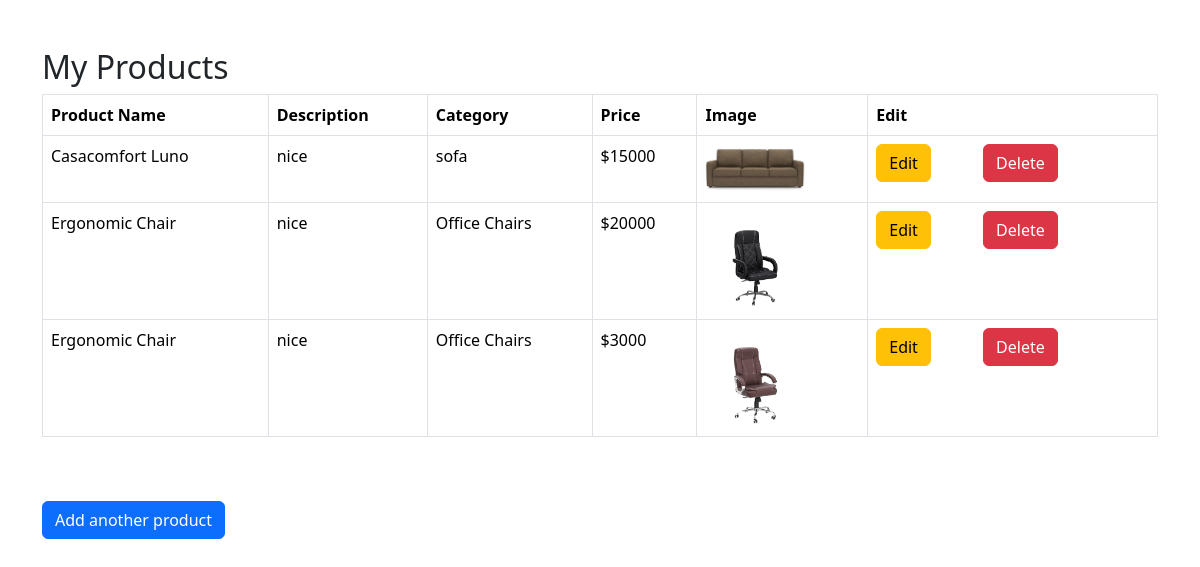
Page /productlist (signed in) on the committed database.
### account/models.py (models this page shows, shortened)
class Product(models.Model):
    product_name = models.CharField(max_length=100)
    desc = models.CharField(max_length=300)
    option=(
        ('Bed and Matress','Bed and Matress'),
        ('Cofee Table', 'Coffe Table'),
        ('Cupboards','Cupboards'),
        ('Office Chairs','Office Chairs'),
        ('Sofa','sofa')
    )
    category = models.CharField(max_length=100, choices=option)
    price = models.PositiveIntegerField()
    image = models.ImageField(upload_to='product_images')
    user = models.ForeignKey(User,on_delete=models.CASCADE)

### customer/views.py (the view)
# urls.py: path('productlist',UserProductListView.as_view(),name='productlist'),
@method_decorator(decorators,name='dispatch')
class UserProductListView(ListView):
    model = Product
    template_name = 'product_list.html'
    context_object_name = 'products'
    def get_queryset(self):
        return Product.objects.filter(user=self.request.user)

### customer/views.py (called while the page is built)
def signin_required(fn):
    def inner(request,*args,**kwargs):
        if request.user.is_authenticated:
            return fn(request,*args,**kwargs)
        else:
            messages.info(request,'Please Login')
            return redirect('login')
    return inner

### customer/templates/product_list.html (shortened to what this page needs)
<!doctype html>
<html lang="en">
    <head>
        <link
            href="https://cdn.jsdelivr.net/npm/bootstrap@5.3.2/dist/css/bootstrap.min.css"
            rel="stylesheet"
        />
    </head>
    <body>
        <main>
            <div class="container mt-5">
                <h2>My Products</h2>
                {% if products %}
                    <table class="table table-bordered">
                        <thead>
                            <tr>
                                <th scope="col">Product Name</th>
                                <th scope="col">Description</th>
                                <th scope="col">Category</th>
                                <th scope="col">Price</th>
                                <th scope="col">Image</th>
                                <th scope="col">Edit</th>
                            </tr>
                        </thead>
                        <tbody>
                            {% for product in products %}
                                <tr>
                                    <td>{{ product.product_name }}</td>
                                    <td>{{ product.desc }}</td>
                                    <td>{{ product.get_category_display }}</td>
                                    <td>${{ product.price }}</td>
                                    <td><img src="{{ product.image.url }}" alt="{{ product.product_name }}" class="img-fluid" style="width: 100px; height: auto;"></td>
                                    <td><a href="{% url 'edit_product' product.id %}" class="btn btn-warning">Edit</a>
                                        <a href="{% url 'delete_product' product.id %}" class="btn btn-danger ms-5">Delete</a></td>
                                </tr>
                            {% endfor %}
                        </tbody>
                    </table>
                {% else %}
                    <p>You have no products.</p>
                {% endif %}
                    <a href="{% url 'addproduct'%}" class="btn btn-primary mt-5">Add another product</a>
            </div>
        </main>
    </body>
</html>

### rows in the picture
Product: product_name "Casacomfort Luno", desc "nice", category "sofa", price "15000", image (picture)
Product: product_name "Ergonomic Chair", desc "nice", category "Office Chairs", price "20000", image (picture)
Product: product_name "Ergonomic Chair", desc "nice", category "Office Chairs", price "3000", image (picture)
